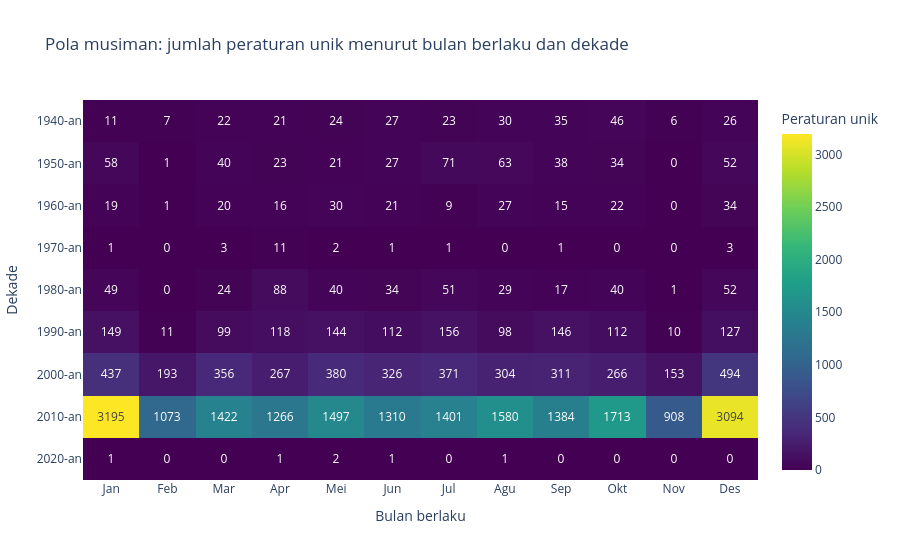

Notebook code for this chart:
### Code cell
# Visualisasi 5: Siklus musiman — bulan berlaku per dekade (heatmap)
musim = (df.filter(pl.col('bulan_berlaku').is_not_null() & pl.col('tahun_berlaku').is_between(1945, 2026))
         .with_columns((pl.col('tahun_berlaku') // 10 * 10).alias('dekade'))
         .group_by('dekade', 'bulan_berlaku').agg(pl.col('kunci_regulasi').n_unique().alias('n'))
         .select('dekade', 'bulan_berlaku', 'n'))

daftar_dekade = sorted(set(musim['dekade'].to_list()))
matriks_musim = np.zeros((len(daftar_dekade), 12), dtype=int)
for dekade, bulan, n in musim.iter_rows():
    matriks_musim[daftar_dekade.index(dekade), int(bulan) - 1] = n

fig5 = px.imshow(matriks_musim, x=NAMA_BULAN, y=[f'{d}-an' for d in daftar_dekade], aspect='auto',
                 color_continuous_scale='Viridis', text_auto=True,
                 labels={'x': 'Bulan berlaku', 'y': 'Dekade', 'color': 'Peraturan unik'},
                 title='Pola musiman: jumlah peraturan unik menurut bulan berlaku dan dekade')
fig5.write_html(FIG_DIR / 'v5_musiman_bulan_dekade.html', include_plotlyjs='cdn')
fig5.show()

### Figure 1 — Plotly figure (JSON) as saved in the notebook; plotly's stock layout.template omitted (floating-point values rounded to 4 significant figures)
{"data": [{"coloraxis": "coloraxis", "hovertemplate": "Bulan berlaku: %{x}<br>Dekade: %{y}<br>Peraturan unik: %{z}<extra></extra>", "name": "0", "texttemplate": "%{z}", "type": "heatmap", "x": ["Jan", "Feb", "Mar", "Apr", "Mei", "Jun", "Jul", "Agu", "Sep", "Okt", "Nov", "Des"], "xaxis": "x", "y": ["1940-an", "1950-an", "1960-an", "1970-an", "1980-an", "1990-an", "2000-an", "2010-an", "2020-an"], "yaxis": "y", "z": [[11, 7, 22, 21, 24, 27, 23, 30, 35, 46, 6, 26], [58, 1, 40, 23, 21, 27, 71, 63, 38, 34, 0, 52], [19, 1, 20, 16, 30, 21, 9, 27, 15, 22, 0, 34], [1, 0, 3, 11, 2, 1, 1, 0, 1, 0, 0, 3], [49, 0, 24, 88, 40, 34, 51, 29, 17, 40, 1, 52], [149, 11, 99, 118, 144, 112, 156, 98, 146, 112, 10, 127], [437, 193, 356, 267, 380, 326, 371, 304, 311, 266, 153, 494], [3195, 1073, 1422, 1266, 1497, 1310, 1401, 1580, 1384, 1713, 908, 3094], [1, 0, 0, 1, 2, 1, 0, 1, 0, 0, 0, 0]]}], "layout": {"coloraxis": {"autocolorscale": false, "colorbar": {"title": {"text": "Peraturan unik"}}, "colorscale": [[0, "#440154"], [0.1111, "#482878"], [0.2222, "#3e4989"], [0.3333, "#31688e"], [0.4444, "#26828e"], [0.5556, "#1f9e89"], [0.6667, "#35b779"], [0.7778, "#6ece58"], [0.8889, "#b5de2b"], [1, "#fde725"]]}, "title": {"text": "Pola musiman: jumlah peraturan unik menurut bulan berlaku dan dekade"}, "xaxis": {"anchor": "y", "domain": [0, 1], "title": {"text": "Bulan berlaku"}}, "yaxis": {"anchor": "x", "autorange": "reversed", "domain": [0, 1], "title": {"text": "Dekade"}}}}
